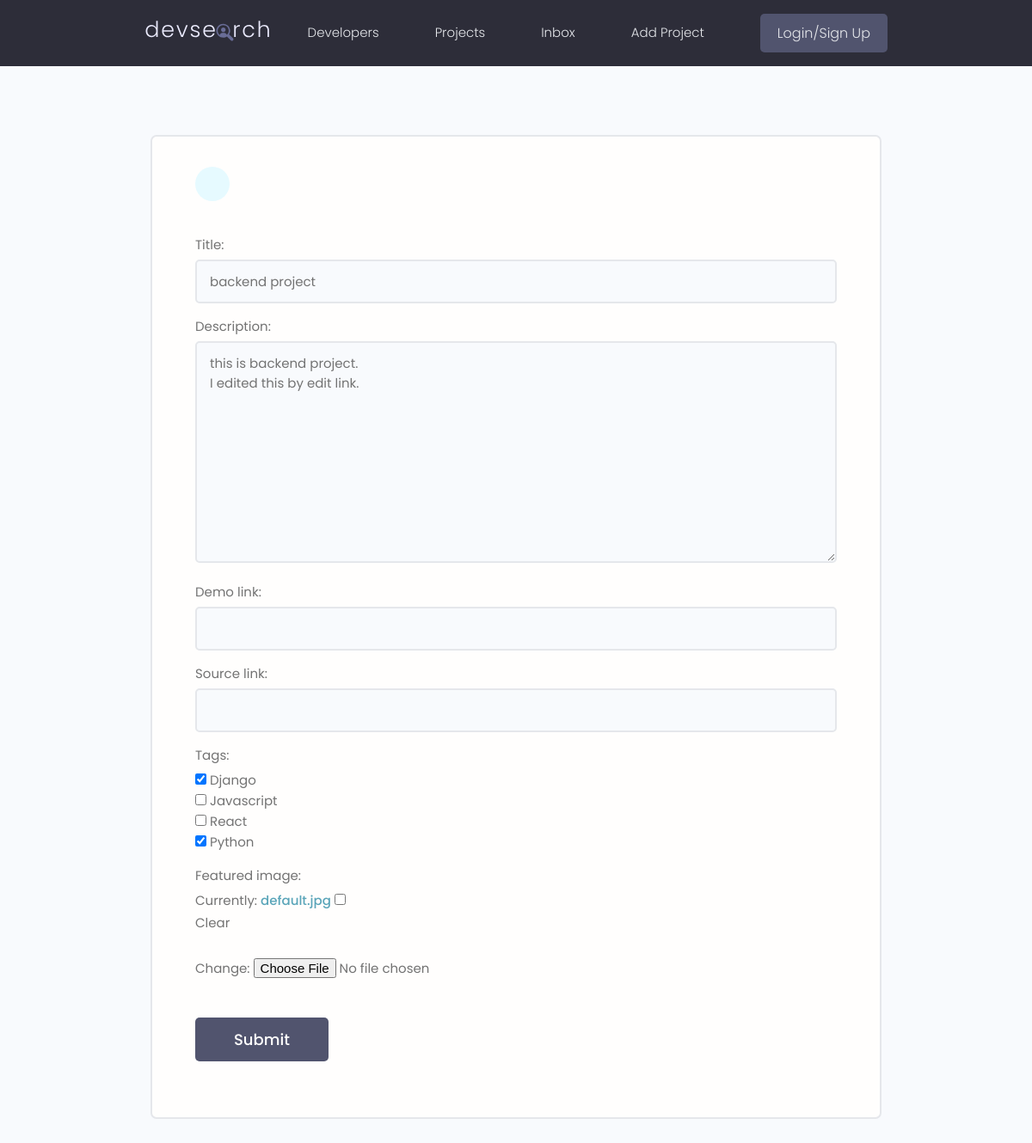
Page /project/update-project/0da2f75948cc417382c907a45c04b37e/ on the earlier database version.
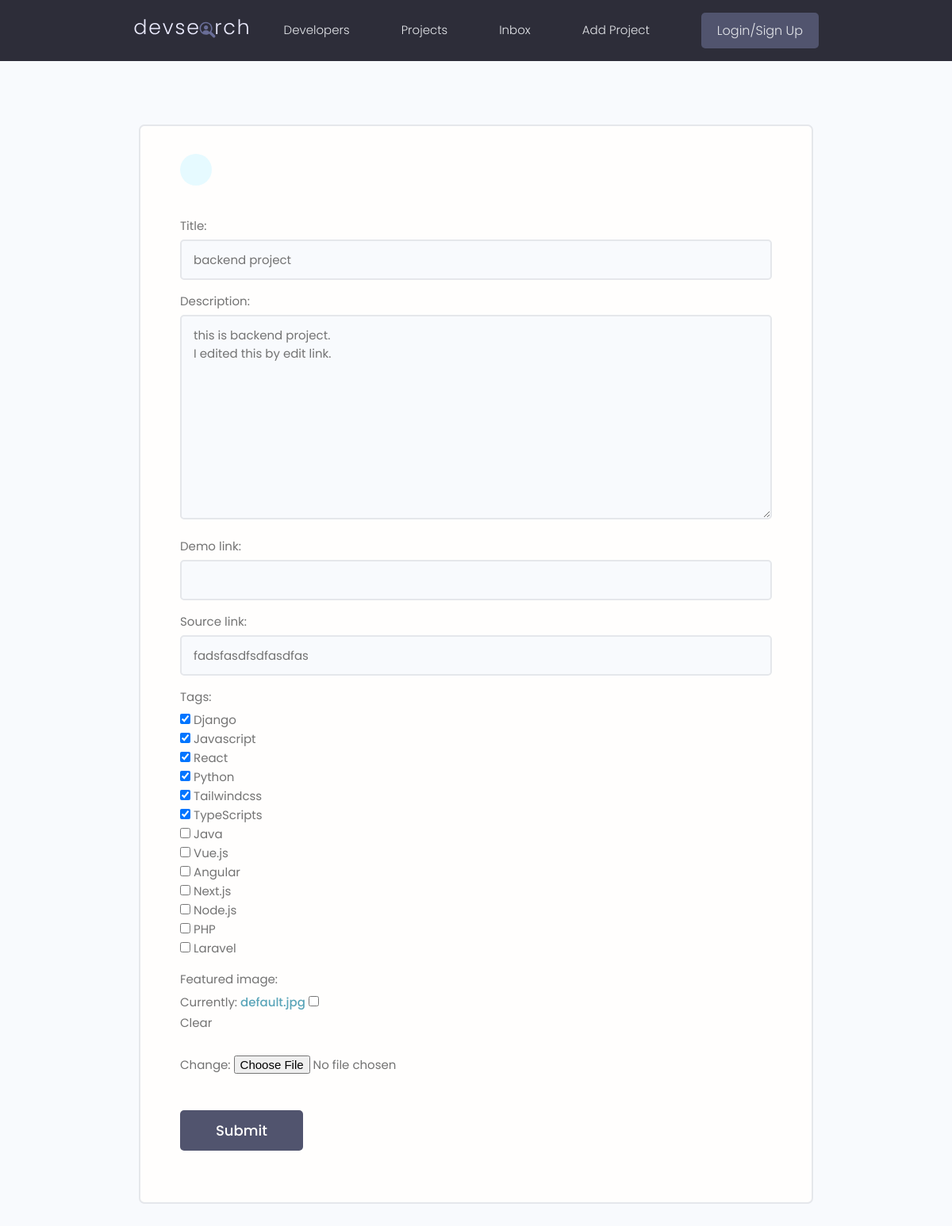
Same page on the later database version.
### projects/models.py (models this page shows, shortened)
class Project(models.Model):
      owner = models.ForeignKey(Profile,null=True,
                                 blank=True, on_delete= models.SET_NULL)
      title = models.CharField(max_length=2000)
      description = models.TextField(null=True, blank=True)
      featured_image = models.ImageField( null=True, blank=True , default='default.jpg')
      demo_link = models.CharField(max_length=2000 ,null=True, blank=True)
      source_link = models.CharField(max_length=2000 ,null=True, blank=True)
      tags = models.ManyToManyField('Tag')
      vote_total = models.IntegerField(default=0,null=True,blank=True)
      vote_ratio = models.IntegerField(default=0,null=True,blank=True)
      created = models.DateTimeField(auto_now_add=True)
      id = models.UUIDField(default=uuid.uuid4 , unique=True , primary_key=True , editable=False )

### projects/views.py (the view)
# urls.py: path('update-project/<str:pk>/' ,views.updateProject , name="update-project" ),
def updateProject(request,pk):
      project = Project.objects.get(id=pk)
      form = ProjectForm(instance=project)
      if request.method == 'POST':
            form = ProjectForm(request.POST, request.FILES ,instance=project)
            if form.is_valid():
                  form.save()
                  return redirect('projects')
      context = {'form' : form}
      return render(request , 'projects/project_form.html', context)

### projects/forms.py
class ProjectForm(forms.ModelForm):
      class Meta:
            model = Project
            fields = ['title','description','demo_link','source_link'
                      ,'tags','featured_image']
            widgets = {
                  'tags': forms.CheckboxSelectMultiple(),
            }
      def __init__(self,*args, **kwargs):
            super(ProjectForm, self).__init__(*args,**kwargs)
            for name , field in self.fields.items():
                  field.widget.attrs.update(
                        {
                              'class':"input input--text" ,
                               'id':"formInput#text" ,
                        }
                  )

### projects/models.py (called while the page is built)
      def __str__(self):
            return self.name

### projects/templates/projects/project_form.html (shortened to what this page needs)
{% extends "base.html" %}
{% load static %}
{% block content %}
    <main class="formPage my-xl">
      <div class="content-box">
          <div class="formWrapper">
              <a class="backButton" href="#"></a>
              <br>
              <form class="form" method="POST" enctype="multipart/form-data">
                  {% for field in form %}
                    <div class="form__field">
                        <label for="formInput#text">{{field.label}}: </label>
                          {{field}}
                    </div>
                  {% endfor %}
                  <input class="btn btn--sub btn--lg  my-md" type="submit" value="Submit" />
              </form>
          </div>
      </div>
  </main>
{% endblock  %}

Differences in the rows shown:
changed Project "backend project": source_link (not shown) → "fadsfasdfsdfasdfas"
Other differences:
form field tags: "☑ ☐ ☐ ☑" → "☑ ☑ ☑ ☑ ☑ ☑ ☐ ☐ ☐ ☐ ☐ ☐ ☐"
text no longer shown: "Django Javascript React Python"
text now shown: "Django Javascript React Python Tailwindcss TypeScripts Java Vue.js Angular Next.js Node.js PHP Laravel"
